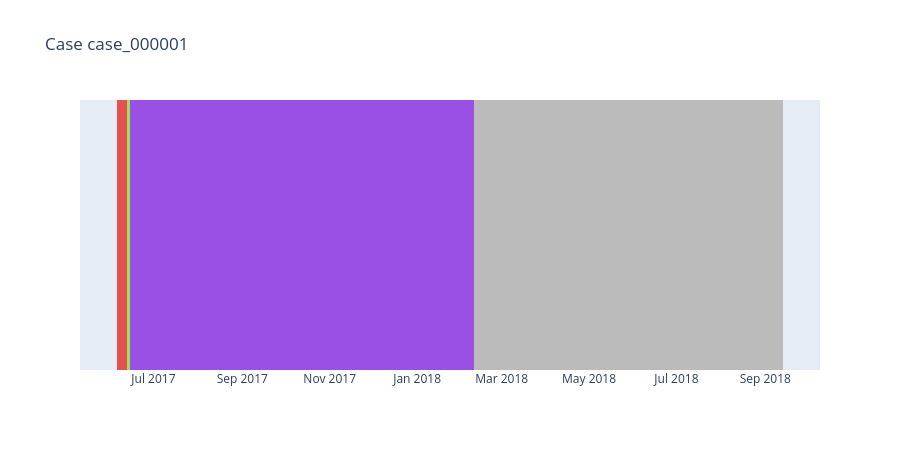

The cell this chart's notebook holds for it:
### Code cell
case_trajectory_plot = kairo.plot_dbscan_case_trajectory(case_trajectory, color_mapping, case_id="case_000001")
case_trajectory_plot

### Figure 1 — Plotly figure (JSON) as saved in the notebook; plotly's stock layout.template omitted (floating-point values rounded to 4 significant figures)
{"data": [{"base": ["2017-06-05T13:34:59.000000"], "customdata": [[1]], "hovertemplate": "state=0<br>start=%{base}<br>end=%{x}<br>case=%{y}<br>events=%{customdata[0]}<extra></extra>", "legendgroup": "0", "marker": {"color": "#50e5e5", "line": {"width": 0}, "pattern": {"shape": ""}}, "name": "0", "orientation": "h", "showlegend": true, "textposition": "auto", "type": "bar", "x": [2749000], "xaxis": "x", "y": ["case_000001"], "yaxis": "y"}, {"base": ["2017-06-05T14:20:48.000000"], "customdata": [[1]], "hovertemplate": "state=1<br>start=%{base}<br>end=%{x}<br>case=%{y}<br>events=%{customdata[0]}<extra></extra>", "legendgroup": "1", "marker": {"color": "#e55050", "line": {"width": 0}, "pattern": {"shape": ""}}, "name": "1", "orientation": "h", "showlegend": true, "textposition": "auto", "type": "bar", "x": [583634000], "xaxis": "x", "y": ["case_000001"], "yaxis": "y"}, {"base": ["2017-06-12T08:28:02.000000"], "customdata": [[1]], "hovertemplate": "state=2<br>start=%{base}<br>end=%{x}<br>case=%{y}<br>events=%{customdata[0]}<extra></extra>", "legendgroup": "2", "marker": {"color": "#9ae550", "line": {"width": 0}, "pattern": {"shape": ""}}, "name": "2", "orientation": "h", "showlegend": true, "textposition": "auto", "type": "bar", "x": [178992000], "xaxis": "x", "y": ["case_000001"], "yaxis": "y"}, {"base": ["2017-06-14T10:11:14.000000"], "customdata": [[1]], "hovertemplate": "state=3<br>start=%{base}<br>end=%{x}<br>case=%{y}<br>events=%{customdata[0]}<extra></extra>", "legendgroup": "3", "marker": {"color": "#9a50e5", "line": {"width": 0}, "pattern": {"shape": ""}}, "name": "3", "orientation": "h", "showlegend": true, "textposition": "auto", "type": "bar", "x": [20746912000], "xaxis": "x", "y": ["case_000001"], "yaxis": "y"}, {"base": ["2018-02-09T13:13:06.000000"], "customdata": [[8]], "hovertemplate": "state=noise<br>start=%{base}<br>end=%{x}<br>case=%{y}<br>events=%{customdata[0]}<extra></extra>", "legendgroup": "noise", "marker": {"color": "#bbbbbb", "line": {"width": 0}, "pattern": {"shape": ""}}, "name": "noise", "orientation": "h", "showlegend": true, "textposition": "auto", "type": "bar", "x": [18647070000], "xaxis": "x", "y": ["case_000001"], "yaxis": "y"}], "layout": {"bargap": 0, "barmode": "overlay", "height": 450, "legend": {"title": {"text": "state"}, "tracegroupgap": 0}, "showlegend": false, "title": {"text": "Case case_000001"}, "xaxis": {"anchor": "y", "domain": [0, 1], "type": "date"}, "yaxis": {"anchor": "x", "categoryarray": ["case_000001"], "categoryorder": "array", "domain": [0, 1], "title": {"text": "case"}, "visible": false}}}
